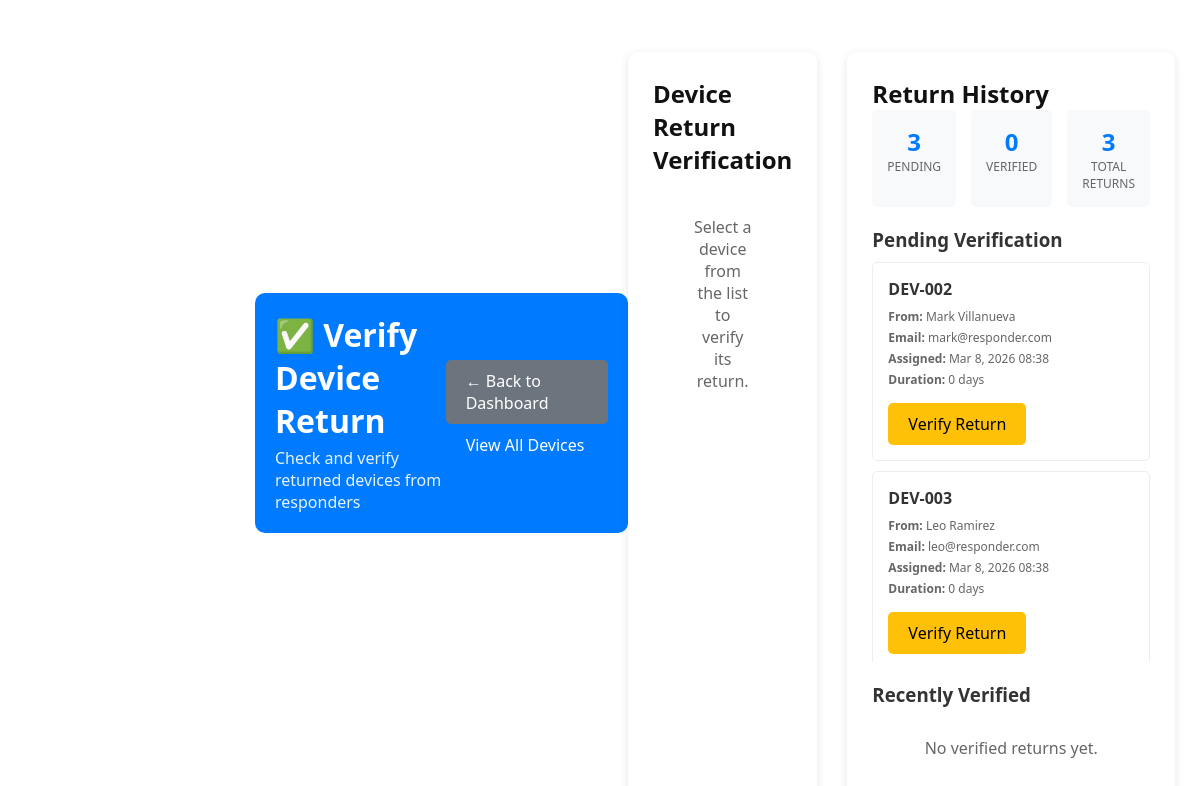
The page /roles/management/verify_return.php (signed in) on the database its author committed.
### tables this page shows
CREATE TABLE IF NOT EXISTS device_log (
    log_id INT PRIMARY KEY AUTO_INCREMENT,
    dev_id INT NOT NULL,
    resp_id INT NOT NULL,
    mgmt_id INT NOT NULL,
    date_assigned TIMESTAMP NOT NULL DEFAULT CURRENT_TIMESTAMP,
    date_returned TIMESTAMP NULL DEFAULT NULL,
    verified_return TINYINT(1) DEFAULT 0,
    FOREIGN KEY (dev_id) REFERENCES device(dev_id) ON UPDATE CASCADE,
    FOREIGN KEY (resp_id) REFERENCES responder(resp_id) ON UPDATE CASCADE,
    FOREIGN KEY (mgmt_id) REFERENCES management(mgmt_id) ON UPDATE CASCADE
);

CREATE TABLE IF NOT EXISTS device (
    dev_id INT PRIMARY KEY AUTO_INCREMENT,
    dev_serial VARCHAR(100) NOT NULL,
    dev_status ENUM('available','assigned','maintenance') DEFAULT 'available',
    created_at TIMESTAMP DEFAULT CURRENT_TIMESTAMP
);

CREATE TABLE IF NOT EXISTS responder (
    resp_id INT PRIMARY KEY AUTO_INCREMENT,
    resp_name VARCHAR(100) NOT NULL,
    resp_email VARCHAR(100) UNIQUE NOT NULL,
    resp_password VARCHAR(255) NOT NULL,
    resp_contact VARCHAR(15) DEFAULT NULL,
    status ENUM('active','inactive') DEFAULT 'active',
    created_at TIMESTAMP DEFAULT CURRENT_TIMESTAMP
);

### roles/management/verify_return.php (the view, shortened to what this page needs)
<?php
$conn = getDBConnection();
$pending_returns = [];
$result = $conn->query("
    SELECT dl.*, d.dev_serial, r.resp_name, r.resp_email, m.mgmt_name
    FROM device_log dl
    JOIN device d ON dl.dev_id = d.dev_id
    JOIN responder r ON dl.resp_id = r.resp_id
    JOIN management m ON dl.mgmt_id = m.mgmt_id
    WHERE dl.date_returned IS NULL
    ORDER BY dl.date_assigned DESC
");
if ($result) {
    while ($row = $result->fetch_assoc()) {
        $pending_returns[] = $row;
    }
}
$verified_returns = [];
$selected_device = null;
?>
<!DOCTYPE html>
<html lang="en">
<head>
    <link rel="stylesheet" href="../../../assets/css/styles.css">
</head>
<body>
    <div class="container">
        <header class="page-header">
            <div>
                <h1 style="margin: 0;">✅ Verify Device Return</h1>
                <p style="margin: 5px 0 0 0; opacity: 0.9;">Check and verify returned devices from responders</p>
            </div>
            <div>
                <a href="dashboard.php" class="btn btn-secondary">← Back to Dashboard</a>
                <a href="device_list.php" class="btn btn-primary">View All Devices</a>
            </div>
        </header>
        <div class="content-grid">
            <div class="verification-container">
                <h2>Device Return Verification</h2>
                <?php if ($selected_device): ?>
                    <div class="device-preview">
                        <h4>Device to Verify</h4>
                        <p><strong>Serial Number:</strong> <?php echo htmlspecialchars($selected_device['dev_serial']); ?></p>
                        <p><strong>Assigned to:</strong> <?php echo htmlspecialchars($selected_device['resp_name']); ?></p>
                        <p><strong>Email:</strong> <?php echo htmlspecialchars($selected_device['resp_email']); ?></p>
                        <p><strong>Assigned by:</strong> <?php echo htmlspecialchars($selected_device['mgmt_name']); ?></p>
                        <p><strong>Assignment Date:</strong> <?php echo date('M j, Y H:i', strtotime($selected_device['date_assigned'])); ?></p>
                        <p><strong>Duration:</strong>
                            <span class="duration">
                                <?php
                                $assigned = new DateTime($selected_device['date_assigned']);
                                $now = new DateTime();
                                $interval = $assigned->diff($now);
                                echo $interval->days . ' days';
                                ?>
                            </span>
                        </p>
                    </div>
                    <div class="verification-form">
                        <h4>Verification Required</h4>
                        <p class="warning-text">
                            Please confirm that the device has been physically returned and is in good working condition before verifying.
                        </p>
                        <form method="POST">
                            <input type="hidden" name="action" value="verify_return">
                            <input type="hidden" name="device_id" value="<?php echo $selected_device['dev_id']; ?>">
                            <input type="hidden" name="log_id" value="<?php echo $selected_device['log_id']; ?>">
                            <div class="actions">
                                <button type="submit" class="btn btn-success" onclick="return confirm('Are you sure you want to verify this device return?')">
                                    ✅ Confirm Return Verification
                                </button>
                                <a href="verify_return.php" class="btn btn-secondary">Cancel</a>
                            </div>
                        </form>
                    </div>
                <?php else: ?>
                    <div style="text-align: center; padding: 40px; color: #666;">
                        <p>Select a device from the list to verify its return.</p>
                    </div>
                <?php endif; ?>
            </div>
            <div class="history-container">
                <h2>Return History</h2>
                <?php
                $pending_count = count($pending_returns);
                $verified_count = count($verified_returns);
                $total_returns = $pending_count + $verified_count;
                ?>
                <div class="stats-grid">
                    <div class="stat-card">
                        <div class="stat-number"><?php echo $pending_count; ?></div>
                        <div class="stat-label">Pending</div>
                    </div>
                    <div class="stat-card">
                        <div class="stat-number"><?php echo $verified_count; ?></div>
                        <div class="stat-label">Verified</div>
                    </div>
                    <div class="stat-card">
                        <div class="stat-number"><?php echo $total_returns; ?></div>
                        <div class="stat-label">Total Returns</div>
                    </div>
                </div>
                <h3 style="margin: 20px 0 10px 0; color: #333;">Pending Verification</h3>
                <div class="pending-list">
                    <?php if (empty($pending_returns)): ?>
                        <p style="text-align: center; color: #666; padding: 20px;">No pending returns.</p>
                    <?php else: ?>
                        <?php foreach ($pending_returns as $return): ?>
                            <div class="return-item">
                                <div class="return-info">
                                    <h4><?php echo htmlspecialchars($return['dev_serial']); ?></h4>
                                    <p><strong>From:</strong> <?php echo htmlspecialchars($return['resp_name']); ?></p>
                                    <p><strong>Email:</strong> <?php echo htmlspecialchars($return['resp_email']); ?></p>
                                    <p><strong>Assigned:</strong> <?php echo date('M j, Y H:i', strtotime($return['date_assigned'])); ?></p>
                                    <p><strong>Duration:</strong>
                                        <?php
                                        $assigned = new DateTime($return['date_assigned']);
                                        $now = new DateTime();
                                        $interval = $assigned->diff($now);
                                        echo $interval->days . ' days';
                                        ?>
                                    </p>
                                </div>
                                <div class="actions">
                                    <a href="?device_id=<?php echo $return['dev_id']; ?>" class="btn btn-warning">Verify Return</a>
                                </div>
                            </div>
                        <?php endforeach; ?>
                    <?php endif; ?>
                </div>
                <h3 style="margin: 20px 0 10px 0; color: #333;">Recently Verified</h3>
                <div class="verified-list">
                    <?php if (empty($verified_returns)): ?>
                        <p style="text-align: center; color: #666; padding: 20px;">No verified returns yet.</p>
                    <?php endif; ?>
                </div>
            </div>
        </div>
    </div>
</body>
</html>

### assets/css/styles.css (style rules this page uses)
* { margin:0; padding:0; box-sizing:border-box; }
body { font-family:"Segoe UI", sans-serif; background:linear-gradient(135deg,#e3e9f2,#f6f8fc); color:#111; overflow-x:hidden; }
.container { position:fixed; top:55px; left:230px; width:calc(100% - 230px); height:calc(100vh - 55px); display:flex; justify-content:center; align-items:center; padding:25px; }

### roles/management/verify_return.php (style rules this page uses)
.page-header { background: #007bff; color: white; padding: 20px; border-radius: 10px; margin-bottom: 30px; display: flex; justify-content: space-between; align-items: center; }
.btn { padding: 10px 20px; border: none; border-radius: 5px; cursor: pointer; text-decoration: none; display: inline-block; transition: background-color 0.2s; }
.btn-primary { background: #007bff; color: white; }
.btn-warning { background: #ffc107; color: black; }
.btn-secondary { background: #6c757d; color: white; }
.content-grid { display: grid; grid-template-columns: 1fr 1fr; gap: 30px; }
.verification-container, .history-container { background: white; padding: 25px; border-radius: 10px; box-shadow: 0 2px 10px rgba(0,0,0,0.1); }
.pending-list, .verified-list { max-height: 400px; overflow-y: auto; }
.return-item { padding: 15px; border: 1px solid #eee; border-radius: 5px; margin-bottom: 10px; transition: background-color 0.2s; }
.return-info h4 { margin: 0 0 8px 0; color: #333; }
.return-info p { margin: 4px 0; font-size: 12px; color: #666; }
.stats-grid { display: grid; grid-template-columns: repeat(3, 1fr); gap: 15px; margin-bottom: 20px; }
.stat-card { text-align: center; padding: 15px; border-radius: 5px; background: #f8f9fa; }
.stat-number { font-size: 24px; font-weight: bold; color: #007bff; }
.stat-label { font-size: 12px; color: #666; text-transform: uppercase; }
.actions { display: flex; gap: 10px; margin-top: 15px; }

### rows shown on the page
device_log: dev.dev_serial "DEV-002", resp.resp_name "Mark Villanueva", resp.resp_email "mark@responder.com", date_assigned "Mar 8, 2026 08:38", date_assigned "0"
device_log: dev.dev_serial "DEV-003", resp.resp_name "Leo Ramirez", resp.resp_email "leo@responder.com", date_assigned "Mar 8, 2026 08:38", date_assigned "0"

### other values the page prints
$pending_count "3"
$verified_count "0"
$total_returns "3"
